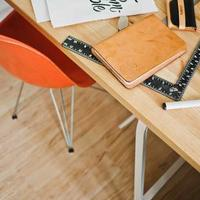
#> input picture hw12/hw12_2_img_multiprocess/file1.png, 200 x 200 px, found by its file name
$ python hw12_2_img_multiprocess.py
#> lines starting #> are read from the running program, lines starting #| are printed output that depends on the picture
import concurrent.futures
from PIL import Image
import os


def image_processing(filepath: str) -> None:
    """
    Mirrors(pixels from left side swap with right side pixels) file(filepath) and saves as [input file name]_mirrored[input file extension].
    :param filepath: path or name of file to mirror
    :return: nothing
    """
#> called with filepath = 'file1.png'
    try:
        with Image.open(filepath) as img:
#> img is the input picture: PIL image 200x200 RGB; mean R, G, B 180.6, 140.6, 105.9
            mirrored_img = img.transpose(Image.FLIP_LEFT_RIGHT)
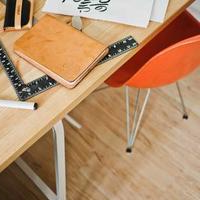
#> mirrored_img: PIL image 200x200 RGB; mean R, G, B 180.6, 140.6, 105.9
            file_name, file_ext = os.path.splitext(filepath)
            new_filename = f"{file_name}_mirrored{file_ext}"
            mirrored_img.save(new_filename)
    except Exception as e:
        print(f"{e}")

#easiest way to get these files, run hw12_1_web_get.py
files_to_mirror = ["file1.png", "file2.png", "file3.png"]

if __name__ == '__main__':
    with concurrent.futures.ProcessPoolExecutor() as executor:
        executor.map(image_processing, files_to_mirror)
#> call 2 of image_processing, with filepath = 'file2.png'
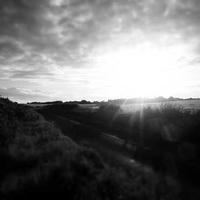
#> input picture hw12/hw12_2_img_multiprocess/file2.png, 200 x 200 px, found by its file name
#> in image_processing, img is the input picture: PIL image 200x200 RGB; min 0, max 255, mean 112.5
#> in image_processing (call 2), `mirrored_img = img.transpose(Image.FLIP_LEFT_RIGHT)`:
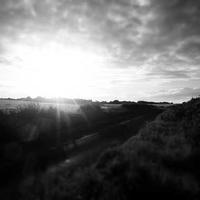
#> mirrored_img: PIL image 200x200 RGB; min 0, max 255, mean 112.5
#> call 3 of image_processing, with filepath = 'file3.png'
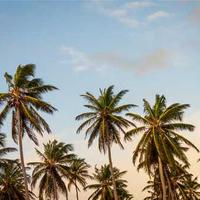
#> input picture hw12/hw12_2_img_multiprocess/file3.png, 200 x 200 px, found by its file name
#> in image_processing, img is the input picture: PIL image 200x200 RGB; mean R, G, B 152.2, 154.9, 150.7
#> in image_processing (call 3), `mirrored_img = img.transpose(Image.FLIP_LEFT_RIGHT)`:
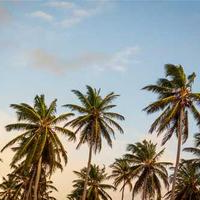
#> mirrored_img: PIL image 200x200 RGB; mean R, G, B 152.2, 154.9, 150.7
